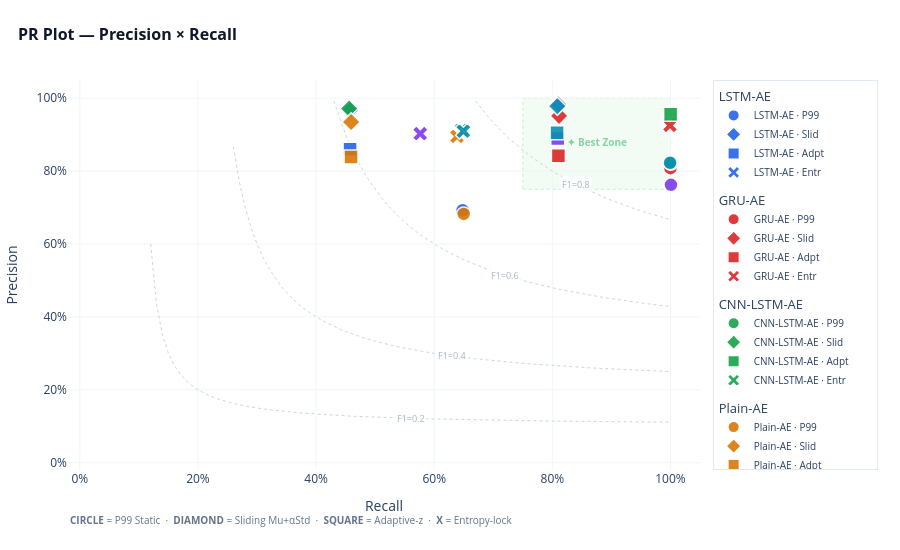

The notebook cell saved with this chart:
### Code cell
import numpy as np
import plotly.graph_objects as go
import random

# --- [FIX: Repeated Division & Out of Bounds Bug] ---
# ใช้ copy เพื่อป้องกันไม่ให้รันซ้ำแล้วค่าโดนหารไปเรื่อยๆ
plot_df = df.copy()

# ตรวจสอบและหาร 100 เฉพาะเมื่อค่าเป็นหลักหน่วย/สิบ (ป้องกันการรันซ้ำใน Cell เดียวกัน)
if plot_df['Precision'].max() > 1.05:
    plot_df['Precision'] = plot_df['Precision'] / 100
if plot_df['Recall'].max() > 1.05:
    plot_df['Recall'] = plot_df['Recall'] / 100

# 1. กำหนดค่าพื้นฐาน
_MODEL_COLORS = ["#2563eb", "#dc2626", "#16a34a", "#d97706", "#7c3aed", "#0891b2", "#db2777", "#65a30d"]
_TH_SYMBOLS = {
    "P99 Static": "circle",
    "Sliding Mu+αStd": "diamond",
    "Adaptive-z": "square",
    "Entropy-lock": "x"
}
_TH_SHORT = {
    "P99 Static": "P99",
    "Sliding Mu+αStd": "Slid",
    "Adaptive-z": "Adpt",
    "Entropy-lock": "Entr"
}

fig = go.Figure()

# 2. F1-Isolines (เส้นโค้งพื้นหลัง)
x_iso = np.linspace(0.01, 1, 100)
for f1 in [0.2, 0.4, 0.6, 0.8]:
    # Precision = (f1 * Recall) / (2 * Recall - f1)
    y_iso = (f1 * x_iso) / (2 * x_iso - f1)
    mask = (y_iso >= 0) & (y_iso <= 1)
    
    rx = x_iso[mask]
    py = y_iso[mask]
    
    if len(rx) > 0:
        fig.add_trace(go.Scatter(
            x=rx, y=py,
            mode="lines",
            line=dict(color="#cbd5e1", width=1, dash="dot"),
            showlegend=False, hoverinfo="skip"
        ))
        
        # [FIX: Dynamic Indexing] เลือกจุดกึ่งกลางของเส้นเพื่อแปะป้าย F1 ป้องกัน IndexError
        label_idx = len(rx) // 2 
        fig.add_annotation(
            x=rx[label_idx], y=py[label_idx],
            text=f"F1={f1}", showarrow=False,
            font=dict(size=9, color="#94a3b8"),
            bgcolor="white", opacity=0.8
        )

# 3. Best Zone Shading & Annotation
fig.add_shape(
    type="rect", x0=0.75, y0=0.75, x1=1.0, y1=1.0,
    fillcolor="rgba(34,197,94,0.06)",
    line=dict(color="rgba(34,197,94,0.25)", width=1, dash="dot"),
    layer="below"
)
fig.add_annotation(
    x=0.875, y=0.88,
    text="✦ Best Zone",
    showarrow=False,
    font=dict(size=10, color="rgba(22,163,74,0.8)", weight="bold"),
    xanchor="center",
    opacity=0.6
)

# 4. วาดจุด (ไม่มี Text ในกราฟตามที่ต้องการ)
models = plot_df['Model'].unique()
for i, model_name in enumerate(models):
    model_data = plot_df[plot_df['Model'] == model_name]
    color = _MODEL_COLORS[i % len(_MODEL_COLORS)]
    
    # วนลูปตาม Threshold เพื่อให้สัญลักษณ์ตรงตามที่กำหนด
    for th_key in _TH_SYMBOLS.keys():
        row = model_data[model_data['Threshold'] == th_key]
        if row.empty: continue
        
        row = row.iloc[0]
        # Jitter เล็กน้อยเพื่อให้เห็นขอบขาวเวลาทับกันเป๊ะๆ
        display_x = row['Recall'] + random.uniform(-0.002, 0.002)
        display_y = row['Precision'] + random.uniform(-0.002, 0.002)
        
        fig.add_trace(go.Scatter(
            x=[display_x],
            y=[display_y],
            mode="markers", # เอา +text ออกแล้ว
            name=f"{model_name} · {_TH_SHORT.get(th_key)}",
            legendgroup=model_name,
            legendgrouptitle=dict(text=model_name) if th_key == "P99 Static" else None,
            marker=dict(
                size=14, 
                color=color, 
                symbol=_TH_SYMBOLS.get(th_key),
                opacity=0.9,
                line=dict(width=1.5, color="white")
            ),
            hovertemplate=(
                f"<b>{model_name}</b><br>"
                f"TH: {th_key}<br>"
                f"Recall: %{{x:.3f}}<br>"
                f"Precision: %{{y:.3f}}<extra></extra>"
            )
        ))

# 5. Layout Setup
fig.update_layout(
    height=550,
    template="plotly_white",
    title=dict(
        text="<b>PR Plot — Precision × Recall</b>",
        font=dict(size=16, color="#0f172a"),
        x=0.02
    ),
    xaxis=dict(
        title="Recall", range=[-0.02, 1.05],
        gridcolor="#f1f5f9", tickformat=".0%", zeroline=False
    ),
    yaxis=dict(
        title="Precision", range=[-0.02, 1.05],
        gridcolor="#f1f5f9", tickformat=".0%", zeroline=False
    ),
    legend=dict(
        tracegroupgap=8, 
        itemsizing='constant',
        font=dict(size=10),
        bordercolor="#e2e8f0", borderwidth=1,
        x=1.02, y=1
    ),
    margin=dict(l=60, r=200, t=80, b=80)
)

# สัญลักษณ์ Legend อ้างอิงด้านล่าง
symbol_hint = " &nbsp;·&nbsp; ".join([f"<b>{v.upper()}</b> = {k}" for k, v in _TH_SYMBOLS.items()])
fig.add_annotation(
    text=symbol_hint, xref="paper", yref="paper",
    x=0, y=-0.15, showarrow=False,
    font=dict(size=10, color="#64748b"), xanchor="left"
)

fig.show()

### Figure 1 — Plotly figure (JSON) as saved in the notebook; plotly's stock layout.template omitted (floating-point values rounded to 4 significant figures)
{"data": [{"hoverinfo": "skip", "line": {"color": "#cbd5e1", "dash": "dot", "width": 1}, "mode": "lines", "showlegend": false, "type": "scatter", "x": [0.12, 0.13, 0.14, 0.15, 0.16, 0.17, 0.18, 0.19, 0.2, 0.21, 0.22, 0.23, 0.24, 0.25, 0.26, 0.27, 0.28, 0.29, 0.3, 0.31, 0.32, 0.33, 0.34, 0.35, 0.36, 0.37, 0.38, 0.39, 0.4, 0.41, 0.42, 0.43, 0.44, 0.45, 0.46, 0.47, 0.48, 0.49, 0.5, 0.51, 0.52, 0.53, 0.54, 0.55, 0.56, 0.57, 0.58, 0.59, 0.6, 0.61, 0.62, 0.63, 0.64, 0.65, 0.66, 0.67, 0.68, 0.69, 0.7, 0.71, 0.72, 0.73, 0.74, 0.75, 0.76, 0.77, 0.78, 0.79, 0.8, 0.81, 0.82, 0.83, 0.84, 0.85, 0.86, 0.87, 0.88, 0.89, 0.9, 0.91, 0.92, 0.93, 0.94, 0.95, 0.96, 0.97, 0.98, 0.99, 1.0], "y": [0.6, 0.4333, 0.35, 0.3, 0.2667, 0.2429, 0.225, 0.2111, 0.2, 0.1909, 0.1833, 0.1769, 0.1714, 0.1667, 0.1625, 0.1588, 0.1556, 0.1526, 0.15, 0.1476, 0.1455, 0.1435, 0.1417, 0.14, 0.1385, 0.137, 0.1357, 0.1345, 0.1333, 0.1323, 0.1313, 0.1303, 0.1294, 0.1286, 0.1278, 0.127, 0.1263, 0.1256, 0.125, 0.1244, 0.1238, 0.1233, 0.1227, 0.1222, 0.1217, 0.1213, 0.1208, 0.1204, 0.12, 0.1196, 0.1192, 0.1189, 0.1185, 0.1182, 0.1179, 0.1175, 0.1172, 0.1169, 0.1167, 0.1164, 0.1161, 0.1159, 0.1156, 0.1154, 0.1152, 0.1149, 0.1147, 0.1145, 0.1143, 0.1141, 0.1139, 0.1137, 0.1135, 0.1133, 0.1132, 0.113, 0.1128, 0.1127, 0.1125, 0.1123, 0.1122, 0.112, 0.1119, 0.1118, 0.1116, 0.1115, 0.1114, 0.1112, 0.1111]}, {"hoverinfo": "skip", "line": {"color": "#cbd5e1", "dash": "dot", "width": 1}, "mode": "lines", "showlegend": false, "type": "scatter", "x": [0.26, 0.27, 0.28, 0.29, 0.3, 0.31, 0.32, 0.33, 0.34, 0.35, 0.36, 0.37, 0.38, 0.39, 0.4, 0.41, 0.42, 0.43, 0.44, 0.45, 0.46, 0.47, 0.48, 0.49, 0.5, 0.51, 0.52, 0.53, 0.54, 0.55, 0.56, 0.57, 0.58, 0.59, 0.6, 0.61, 0.62, 0.63, 0.64, 0.65, 0.66, 0.67, 0.68, 0.69, 0.7, 0.71, 0.72, 0.73, 0.74, 0.75, 0.76, 0.77, 0.78, 0.79, 0.8, 0.81, 0.82, 0.83, 0.84, 0.85, 0.86, 0.87, 0.88, 0.89, 0.9, 0.91, 0.92, 0.93, 0.94, 0.95, 0.96, 0.97, 0.98, 0.99, 1.0], "y": [0.8667, 0.7714, 0.7, 0.6444, 0.6, 0.5636, 0.5333, 0.5077, 0.4857, 0.4667, 0.45, 0.4353, 0.4222, 0.4105, 0.4, 0.3905, 0.3818, 0.3739, 0.3667, 0.36, 0.3538, 0.3481, 0.3429, 0.3379, 0.3333, 0.329, 0.325, 0.3212, 0.3176, 0.3143, 0.3111, 0.3081, 0.3053, 0.3026, 0.3, 0.2976, 0.2952, 0.293, 0.2909, 0.2889, 0.287, 0.2851, 0.2833, 0.2816, 0.28, 0.2784, 0.2769, 0.2755, 0.2741, 0.2727, 0.2714, 0.2702, 0.269, 0.2678, 0.2667, 0.2656, 0.2645, 0.2635, 0.2625, 0.2615, 0.2606, 0.2597, 0.2588, 0.258, 0.2571, 0.2563, 0.2556, 0.2548, 0.2541, 0.2533, 0.2526, 0.2519, 0.2513, 0.2506, 0.25]}, {"hoverinfo": "skip", "line": {"color": "#cbd5e1", "dash": "dot", "width": 1}, "mode": "lines", "showlegend": false, "type": "scatter", "x": [0.43, 0.44, 0.45, 0.46, 0.47, 0.48, 0.49, 0.5, 0.51, 0.52, 0.53, 0.54, 0.55, 0.56, 0.57, 0.58, 0.59, 0.6, 0.61, 0.62, 0.63, 0.64, 0.65, 0.66, 0.67, 0.68, 0.69, 0.7, 0.71, 0.72, 0.73, 0.74, 0.75, 0.76, 0.77, 0.78, 0.79, 0.8, 0.81, 0.82, 0.83, 0.84, 0.85, 0.86, 0.87, 0.88, 0.89, 0.9, 0.91, 0.92, 0.93, 0.94, 0.95, 0.96, 0.97, 0.98, 0.99, 1.0], "y": [0.9923, 0.9429, 0.9, 0.8625, 0.8294, 0.8, 0.7737, 0.75, 0.7286, 0.7091, 0.6913, 0.675, 0.66, 0.6462, 0.6333, 0.6214, 0.6103, 0.6, 0.5903, 0.5812, 0.5727, 0.5647, 0.5571, 0.55, 0.5432, 0.5368, 0.5308, 0.525, 0.5195, 0.5143, 0.5093, 0.5045, 0.5, 0.4957, 0.4915, 0.4875, 0.4837, 0.48, 0.4765, 0.4731, 0.4698, 0.4667, 0.4636, 0.4607, 0.4579, 0.4552, 0.4525, 0.45, 0.4475, 0.4452, 0.4429, 0.4406, 0.4385, 0.4364, 0.4343, 0.4324, 0.4304, 0.4286]}, {"hoverinfo": "skip", "line": {"color": "#cbd5e1", "dash": "dot", "width": 1}, "mode": "lines", "showlegend": false, "type": "scatter", "x": [0.67, 0.68, 0.69, 0.7, 0.71, 0.72, 0.73, 0.74, 0.75, 0.76, 0.77, 0.78, 0.79, 0.8, 0.81, 0.82, 0.83, 0.84, 0.85, 0.86, 0.87, 0.88, 0.89, 0.9, 0.91, 0.92, 0.93, 0.94, 0.95, 0.96, 0.97, 0.98, 0.99, 1.0], "y": [0.9926, 0.9714, 0.9517, 0.9333, 0.9161, 0.9, 0.8848, 0.8706, 0.8571, 0.8444, 0.8324, 0.8211, 0.8103, 0.8, 0.7902, 0.781, 0.7721, 0.7636, 0.7556, 0.7478, 0.7404, 0.7333, 0.7265, 0.72, 0.7137, 0.7077, 0.7019, 0.6963, 0.6909, 0.6857, 0.6807, 0.6759, 0.6712, 0.6667]}, {"hovertemplate": "<b>LSTM-AE</b><br>TH: P99 Static<br>Recall: %{x:.3f}<br>Precision: %{y:.3f}<extra></extra>", "legendgroup": "LSTM-AE", "legendgrouptitle": {"text": "LSTM-AE"}, "marker": {"color": "#2563eb", "line": {"color": "white", "width": 1.5}, "opacity": 0.9, "size": 14, "symbol": "circle"}, "mode": "markers", "name": "LSTM-AE · P99", "type": "scatter", "x": [0.6481], "y": [0.6928]}, {"hovertemplate": "<b>LSTM-AE</b><br>TH: Sliding Mu+αStd<br>Recall: %{x:.3f}<br>Precision: %{y:.3f}<extra></extra>", "legendgroup": "LSTM-AE", "marker": {"color": "#2563eb", "line": {"color": "white", "width": 1.5}, "opacity": 0.9, "size": 14, "symbol": "diamond"}, "mode": "markers", "name": "LSTM-AE · Slid", "type": "scatter", "x": [0.457], "y": [0.9663]}, {"hovertemplate": "<b>LSTM-AE</b><br>TH: Adaptive-z<br>Recall: %{x:.3f}<br>Precision: %{y:.3f}<extra></extra>", "legendgroup": "LSTM-AE", "marker": {"color": "#2563eb", "line": {"color": "white", "width": 1.5}, "opacity": 0.9, "size": 14, "symbol": "square"}, "mode": "markers", "name": "LSTM-AE · Adpt", "type": "scatter", "x": [0.4575], "y": [0.86]}, {"hovertemplate": "<b>LSTM-AE</b><br>TH: Entropy-lock<br>Recall: %{x:.3f}<br>Precision: %{y:.3f}<extra></extra>", "legendgroup": "LSTM-AE", "marker": {"color": "#2563eb", "line": {"color": "white", "width": 1.5}, "opacity": 0.9, "size": 14, "symbol": "x"}, "mode": "markers", "name": "LSTM-AE · Entr", "type": "scatter", "x": [0.6462], "y": [0.916]}, {"hovertemplate": "<b>GRU-AE</b><br>TH: P99 Static<br>Recall: %{x:.3f}<br>Precision: %{y:.3f}<extra></extra>", "legendgroup": "GRU-AE", "legendgrouptitle": {"text": "GRU-AE"}, "marker": {"color": "#dc2626", "line": {"color": "white", "width": 1.5}, "opacity": 0.9, "size": 14, "symbol": "circle"}, "mode": "markers", "name": "GRU-AE · P99", "type": "scatter", "x": [1.0], "y": [0.8082]}, {"hovertemplate": "<b>GRU-AE</b><br>TH: Sliding Mu+αStd<br>Recall: %{x:.3f}<br>Precision: %{y:.3f}<extra></extra>", "legendgroup": "GRU-AE", "marker": {"color": "#dc2626", "line": {"color": "white", "width": 1.5}, "opacity": 0.9, "size": 14, "symbol": "diamond"}, "mode": "markers", "name": "GRU-AE · Slid", "type": "scatter", "x": [0.8114], "y": [0.9516]}, {"hovertemplate": "<b>GRU-AE</b><br>TH: Adaptive-z<br>Recall: %{x:.3f}<br>Precision: %{y:.3f}<extra></extra>", "legendgroup": "GRU-AE", "marker": {"color": "#dc2626", "line": {"color": "white", "width": 1.5}, "opacity": 0.9, "size": 14, "symbol": "square"}, "mode": "markers", "name": "GRU-AE · Adpt", "type": "scatter", "x": [0.8103], "y": [0.8425]}, {"hovertemplate": "<b>GRU-AE</b><br>TH: Entropy-lock<br>Recall: %{x:.3f}<br>Precision: %{y:.3f}<extra></extra>", "legendgroup": "GRU-AE", "marker": {"color": "#dc2626", "line": {"color": "white", "width": 1.5}, "opacity": 0.9, "size": 14, "symbol": "x"}, "mode": "markers", "name": "GRU-AE · Entr", "type": "scatter", "x": [0.9991], "y": [0.9254]}, {"hovertemplate": "<b>CNN-LSTM-AE</b><br>TH: P99 Static<br>Recall: %{x:.3f}<br>Precision: %{y:.3f}<extra></extra>", "legendgroup": "CNN-LSTM-AE", "legendgrouptitle": {"text": "CNN-LSTM-AE"}, "marker": {"color": "#16a34a", "line": {"color": "white", "width": 1.5}, "opacity": 0.9, "size": 14, "symbol": "circle"}, "mode": "markers", "name": "CNN-LSTM-AE · P99", "type": "scatter", "x": [1.001], "y": [0.8213]}, {"hovertemplate": "<b>CNN-LSTM-AE</b><br>TH: Sliding Mu+αStd<br>Recall: %{x:.3f}<br>Precision: %{y:.3f}<extra></extra>", "legendgroup": "CNN-LSTM-AE", "marker": {"color": "#16a34a", "line": {"color": "white", "width": 1.5}, "opacity": 0.9, "size": 14, "symbol": "diamond"}, "mode": "markers", "name": "CNN-LSTM-AE · Slid", "type": "scatter", "x": [0.4561], "y": [0.9718]}, {"hovertemplate": "<b>CNN-LSTM-AE</b><br>TH: Adaptive-z<br>Recall: %{x:.3f}<br>Precision: %{y:.3f}<extra></extra>", "legendgroup": "CNN-LSTM-AE", "marker": {"color": "#16a34a", "line": {"color": "white", "width": 1.5}, "opacity": 0.9, "size": 14, "symbol": "square"}, "mode": "markers", "name": "CNN-LSTM-AE · Adpt", "type": "scatter", "x": [1.0], "y": [0.9561]}, {"hovertemplate": "<b>CNN-LSTM-AE</b><br>TH: Entropy-lock<br>Recall: %{x:.3f}<br>Precision: %{y:.3f}<extra></extra>", "legendgroup": "CNN-LSTM-AE", "marker": {"color": "#16a34a", "line": {"color": "white", "width": 1.5}, "opacity": 0.9, "size": 14, "symbol": "x"}, "mode": "markers", "name": "CNN-LSTM-AE · Entr", "type": "scatter", "x": [0.6463], "y": [0.9125]}, {"hovertemplate": "<b>Plain-AE</b><br>TH: P99 Static<br>Recall: %{x:.3f}<br>Precision: %{y:.3f}<extra></extra>", "legendgroup": "Plain-AE", "legendgrouptitle": {"text": "Plain-AE"}, "marker": {"color": "#d97706", "line": {"color": "white", "width": 1.5}, "opacity": 0.9, "size": 14, "symbol": "circle"}, "mode": "markers", "name": "Plain-AE · P99", "type": "scatter", "x": [0.6499], "y": [0.6826]}, {"hovertemplate": "<b>Plain-AE</b><br>TH: Sliding Mu+αStd<br>Recall: %{x:.3f}<br>Precision: %{y:.3f}<extra></extra>", "legendgroup": "Plain-AE", "marker": {"color": "#d97706", "line": {"color": "white", "width": 1.5}, "opacity": 0.9, "size": 14, "symbol": "diamond"}, "mode": "markers", "name": "Plain-AE · Slid", "type": "scatter", "x": [0.4593], "y": [0.9348]}, {"hovertemplate": "<b>Plain-AE</b><br>TH: Adaptive-z<br>Recall: %{x:.3f}<br>Precision: %{y:.3f}<extra></extra>", "legendgroup": "Plain-AE", "marker": {"color": "#d97706", "line": {"color": "white", "width": 1.5}, "opacity": 0.9, "size": 14, "symbol": "square"}, "mode": "markers", "name": "Plain-AE · Adpt", "type": "scatter", "x": [0.4592], "y": [0.8389]}, {"hovertemplate": "<b>Plain-AE</b><br>TH: Entropy-lock<br>Recall: %{x:.3f}<br>Precision: %{y:.3f}<extra></extra>", "legendgroup": "Plain-AE", "marker": {"color": "#d97706", "line": {"color": "white", "width": 1.5}, "opacity": 0.9, "size": 14, "symbol": "x"}, "mode": "markers", "name": "Plain-AE · Entr", "type": "scatter", "x": [0.6386], "y": [0.8951]}, {"hovertemplate": "<b>Plain-LSTM</b><br>TH: P99 Static<br>Recall: %{x:.3f}<br>Precision: %{y:.3f}<extra></extra>", "legendgroup": "Plain-LSTM", "legendgrouptitle": {"text": "Plain-LSTM"}, "marker": {"color": "#7c3aed", "line": {"color": "white", "width": 1.5}, "opacity": 0.9, "size": 14, "symbol": "circle"}, "mode": "markers", "name": "Plain-LSTM · P99", "type": "scatter", "x": [1.001], "y": [0.7623]}, {"hovertemplate": "<b>Plain-LSTM</b><br>TH: Sliding Mu+αStd<br>Recall: %{x:.3f}<br>Precision: %{y:.3f}<extra></extra>", "legendgroup": "Plain-LSTM", "marker": {"color": "#7c3aed", "line": {"color": "white", "width": 1.5}, "opacity": 0.9, "size": 14, "symbol": "diamond"}, "mode": "markers", "name": "Plain-LSTM · Slid", "type": "scatter", "x": [0.8099], "y": [0.983]}, {"hovertemplate": "<b>Plain-LSTM</b><br>TH: Adaptive-z<br>Recall: %{x:.3f}<br>Precision: %{y:.3f}<extra></extra>", "legendgroup": "Plain-LSTM", "marker": {"color": "#7c3aed", "line": {"color": "white", "width": 1.5}, "opacity": 0.9, "size": 14, "symbol": "square"}, "mode": "markers", "name": "Plain-LSTM · Adpt", "type": "scatter", "x": [0.8092], "y": [0.8898]}, {"hovertemplate": "<b>Plain-LSTM</b><br>TH: Entropy-lock<br>Recall: %{x:.3f}<br>Precision: %{y:.3f}<extra></extra>", "legendgroup": "Plain-LSTM", "marker": {"color": "#7c3aed", "line": {"color": "white", "width": 1.5}, "opacity": 0.9, "size": 14, "symbol": "x"}, "mode": "markers", "name": "Plain-LSTM · Entr", "type": "scatter", "x": [0.5764], "y": [0.9026]}, {"hovertemplate": "<b>LSTM-Attention-AE</b><br>TH: P99 Static<br>Recall: %{x:.3f}<br>Precision: %{y:.3f}<extra></extra>", "legendgroup": "LSTM-Attention-AE", "legendgrouptitle": {"text": "LSTM-Attention-AE"}, "marker": {"color": "#0891b2", "line": {"color": "white", "width": 1.5}, "opacity": 0.9, "size": 14, "symbol": "circle"}, "mode": "markers", "name": "LSTM-Attention-AE · P99", "type": "scatter", "x": [0.9993], "y": [0.8231]}, {"hovertemplate": "<b>LSTM-Attention-AE</b><br>TH: Sliding Mu+αStd<br>Recall: %{x:.3f}<br>Precision: %{y:.3f}<extra></extra>", "legendgroup": "LSTM-Attention-AE", "marker": {"color": "#0891b2", "line": {"color": "white", "width": 1.5}, "opacity": 0.9, "size": 14, "symbol": "diamond"}, "mode": "markers", "name": "LSTM-Attention-AE · Slid", "type": "scatter", "x": [0.8085], "y": [0.978]}, {"hovertemplate": "<b>LSTM-Attention-AE</b><br>TH: Adaptive-z<br>Recall: %{x:.3f}<br>Precision: %{y:.3f}<extra></extra>", "legendgroup": "LSTM-Attention-AE", "marker": {"color": "#0891b2", "line": {"color": "white", "width": 1.5}, "opacity": 0.9, "size": 14, "symbol": "square"}, "mode": "markers", "name": "LSTM-Attention-AE · Adpt", "type": "scatter", "x": [0.808], "y": [0.9053]}, {"hovertemplate": "<b>LSTM-Attention-AE</b><br>TH: Entropy-lock<br>Recall: %{x:.3f}<br>Precision: %{y:.3f}<extra></extra>", "legendgroup": "LSTM-Attention-AE", "marker": {"color": "#0891b2", "line": {"color": "white", "width": 1.5}, "opacity": 0.9, "size": 14, "symbol": "x"}, "mode": "markers", "name": "LSTM-Attention-AE · Entr", "type": "scatter", "x": [0.6495], "y": [0.9094]}], "layout": {"annotations": [{"bgcolor": "white", "font": {"color": "#94a3b8", "size": 9}, "opacity": 0.8, "showarrow": false, "text": "F1=0.2", "x": 0.56, "y": 0.1217}, {"bgcolor": "white", "font": {"color": "#94a3b8", "size": 9}, "opacity": 0.8, "showarrow": false, "text": "F1=0.4", "x": 0.63, "y": 0.293}, {"bgcolor": "white", "font": {"color": "#94a3b8", "size": 9}, "opacity": 0.8, "showarrow": false, "text": "F1=0.6", "x": 0.72, "y": 0.5143}, {"bgcolor": "white", "font": {"color": "#94a3b8", "size": 9}, "opacity": 0.8, "showarrow": false, "text": "F1=0.8", "x": 0.84, "y": 0.7636}, {"font": {"color": "rgba(22,163,74,0.8)", "size": 10, "weight": "bold"}, "opacity": 0.6, "showarrow": false, "text": "✦ Best Zone", "x": 0.875, "xanchor": "center", "y": 0.88}, {"font": {"color": "#64748b", "size": 10}, "showarrow": false, "text": "<b>CIRCLE</b> = P99 Static &nbsp;·&nbsp; <b>DIAMOND</b> = Sliding Mu+αStd &nbsp;·&nbsp; <b>SQUARE</b> = Adaptive-z &nbsp;·&nbsp; <b>X</b> = Entropy-lock", "x": 0, "xanchor": "left", "xref": "paper", "y": -0.15, "yref": "paper"}], "height": 550, "legend": {"bordercolor": "#e2e8f0", "borderwidth": 1, "font": {"size": 10}, "itemsizing": "constant", "tracegroupgap": 8, "x": 1.02, "y": 1}, "margin": {"b": 80, "l": 60, "r": 200, "t": 80}, "shapes": [{"fillcolor": "rgba(34,197,94,0.06)", "layer": "below", "line": {"color": "rgba(34,197,94,0.25)", "dash": "dot", "width": 1}, "type": "rect", "x0": 0.75, "x1": 1, "y0": 0.75, "y1": 1}], "title": {"font": {"color": "#0f172a", "size": 16}, "text": "<b>PR Plot — Precision × Recall</b>", "x": 0.02}, "xaxis": {"gridcolor": "#f1f5f9", "range": [-0.02, 1.05], "tickformat": ".0%", "title": {"text": "Recall"}, "zeroline": false}, "yaxis": {"gridcolor": "#f1f5f9", "range": [-0.02, 1.05], "tickformat": ".0%", "title": {"text": "Precision"}, "zeroline": false}}}
